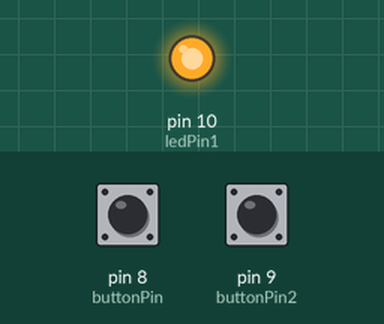
This sketch was run on a simulated Arduino Uno, built with avr-gcc and run on an emulated ATmega328P. Parts: output pins drawn as LEDs (lit = HIGH). The test bench sets the inputs (shaded band); at power-on: pin 8 (buttonPin) HIGH, pin 9 (buttonPin2) HIGH. Random numbers use the default seed unless the sketch sets one; pins used as bus, display or sensor lines are not drawn; what the sketch prints to the serial monitor is not drawn.

Above: at 0.1 s.
At 6.2 s:
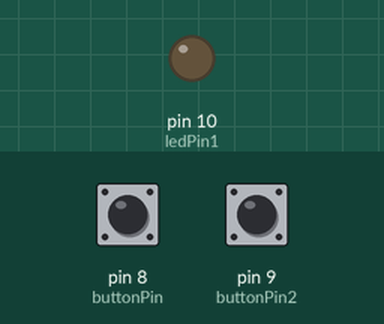
6.3 s: pin 8 (buttonPin) pulled LOW for 0.15 s
8.5 s: pin 9 (buttonPin2) pulled LOW for 0.15 s
10.1 s: pin 8 (buttonPin) driven LOW and pin 9 (buttonPin2) driven LOW
11.6 s: pin 8 (buttonPin) pulsed HIGH 5 times (0.12 s each, 0.3 s apart)
Timing chart, 0 to 14.6 s (numbered marks = the images above; inputs shaded):
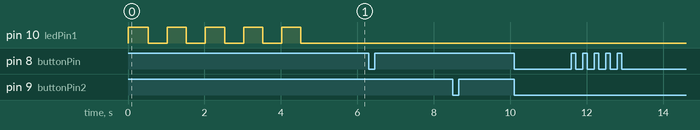

The sketch:

MASTER.ino
```cpp
const int CS = 4; // MCP2003 CS pin
const int buttonPin = 8; // button1 pin
const int buttonPin2 = 9; // button2 pin
const int ledPin1 = 10; // LED1 pin

//declare variables/ constants/ etc
char inByte[9]; // array to store the received data (1Sync, 1ID, 8data, 1checksum)

//declary FACTORY possible counter start positions
const int counter_array[5] = {0x00, 0x10, 0x20, 0x30, 0x40}; // stored counter start points
int start_counter; //global variable to store the counter start point - once definied

//buttons logic
const unsigned long debounceDelay = 50; // 50ms debounce delay
int buttonState = HIGH;
int lastButtonState = HIGH;
int buttonState2 = HIGH;
int lastButtonState2 = HIGH;

unsigned long lastDebounceTime = 0;

unsigned long previousMillis = 0;  // will store the last time the temperature was requested
const long interval = 2000;  // interval at which to request temperature (milliseconds)

void setup() {
    Serial.begin(9600); // initialize serial communication

    pinMode(buttonPin, INPUT_PULLUP);
    pinMode(buttonPin2, INPUT_PULLUP);
    pinMode(ledPin1, OUTPUT);

    pinMode(CS, OUTPUT); // set CS pin as output
    digitalWrite(CS, HIGH); // set CS pin to HIGH -> activating MCP2003 (ready mode)
    digitalWrite(ledPin1, HIGH); // turn LED1 on

    // Initialize the random num gen, using analogue pin 0 as a seed for entropy
    randomSeed(analogRead(0));
    //counter initilisation mechanism
    int randomIndex = random(5); // random number between 0 and 4, since there are 5 possible counter start points

    Serial.write(0x55); // send sync byte (01010101) to LIN bus -> would be interpreted by HW
    Serial.write(0x3B); // 0x3B is ID for MASTER counter sync init -> sending this ID forces the SLAVES to receive the counter start point
    for (int i = 0; i < 8; i++) {
        if (i == 0) {
            Serial.write(randomIndex); // send random counter start point to LIN bus
        } else {
            Serial.write(0x00); // padding
        }
    }

    // Access a random element from the array
    int start_counter = counter_array[randomIndex];

    delay(25); // wait for 25ms
    // Flash the LED randomIndex times
    for (int i = 0; i <= randomIndex; i++) {
        digitalWrite(ledPin1, HIGH); // turn LED1 on
        delay(500); // wait for 500ms
        digitalWrite(ledPin1, LOW); // turn LED1 off
        delay(500); // wait for 500ms before next flash
    }

    previousMillis = millis();  // initialize previousMillis

    digitalWrite(ledPin1, LOW); // ensure LED1 is off at the end of setup phase
}

///////////////////////// MASTER TRANSMIT FUNCTIONS //////////////////////////

void master_transmit_data(byte id, byte data[], int dataSize){
    Serial.write(0x55); // send sync byte to LIN bus (01010101)
    Serial.write(id); // send ID to LIN bus
    if (dataSize > 0) { // only send data if arraySize is greater than 0
        for (int i = 0; i < 8; i++) { // loop through each byte in data
            if (i < dataSize && data[i] != 0x00) { // if data is not blank
                Serial.write(data[i]); // send DATA to LIN bus
            } else {
                Serial.write(0x00); // send padding byte
            }
        }
    }
}

void master_transmit(byte id){
    Serial.write(0x55); // send sync byte to LIN bus (01010101)
    Serial.write(id); // send ID to LIN bus
}

///////////////////////// BUTTON HANDLING FUNCTIONS //////////////////////////

// Function to handle button debounce
bool debounceButton(int buttonPin, int &buttonState, int &lastButtonState, unsigned long &lastDebounceTime) {
    int reading = digitalRead(buttonPin);
    if (reading != lastButtonState) {
        lastDebounceTime = millis();
    }
    if ((millis() - lastDebounceTime) > debounceDelay) {
        if (reading != buttonState) {
            buttonState = reading;
            return true;
        }
    }
    lastButtonState = reading;
    return false;
}

// Function to handle button press with data
void handleButton(int buttonPin, int &buttonState, int &lastButtonState, unsigned long &lastDebounceTime, byte id, byte data[], int dataSize) {
    if (debounceButton(buttonPin, buttonState, lastButtonState, lastDebounceTime) && buttonState == LOW) {
        master_transmit_data(id, data, dataSize);
    }
}

// Overloaded function to handle button press without data
void handleButton(int buttonPin, int &buttonState, int &lastButtonState, unsigned long &lastDebounceTime, byte id) {
    if (debounceButton(buttonPin, buttonState, lastButtonState, lastDebounceTime) && buttonState == LOW) {
        master_transmit(id);
    }
}

///////////////////////////// MASTER LISTENING FUNCTION ///////////////////////////////

bool master_validate_checksum(byte data[], int dataSize){
    byte checksum = 0; // initialize checksum
    for (int i = 0; i < dataSize - 1; i++) { // loop through each byte in data, except the last one
        checksum += data[i]; // add to checksum
    }
    // Calculate checksum: invert the 8-bit sum of all bytes
    checksum = ~checksum;

    // Compare calculated checksum with received checksum
    if (checksum == data[dataSize - 1]) {
        // Checksum is correct, data is valid
        return true;
    } else {
        // Checksum is incorrect, data is invalid
        return false;
    }
}

void master_listen(){

    if (Serial.available() >= 1) { /// changin this from 2 to 1 -> allows for odd num  of bytes
        Serial.readBytes(inByte,1);
        switch (inByte[0]){
            case 0x55: // if the sync is detected, the next must be the ID
                Serial.readBytes(inByte,1);
                switch (inByte[0]) {
                    case 0x02: // if ID is 0x02 -> itself in this case
                        Serial.readBytes(inByte,9); // or changing it to read 9 bytes... ONLY ON MASTER

                        // if master_validate_checksum function returns true (passing the inByte array and its size as arguments)
                        // sending the DATA and the CHECKSUM (8 bytes of data, 1 checksum byte)
                        if (master_validate_checksum(inByte, 9)) {
                            // do this, if true (if the checksum is correct)
                            digitalWrite(ledPin1, HIGH);
                            //delay(500);
                            digitalWrite(ledPin1, LOW);

                            // Print the inByte array's contents in hexadecimal format
                            for (int i = 0; i < 9; i++) {
                                Serial.print(inByte[i], HEX);
                                Serial.print(" "); // optional: print a space for readability
                            }
                            Serial.println(); // print a newline for readability


                            float temp, humidity;

                            // Copy the first 4 bytes from inByte to temp
                            memcpy(&temp, inByte, 4);

                            // Copy the next 4 bytes from inByte to humidity
                            memcpy(&humidity, inByte + 4, 4);

                            // Print the temperature and humidity
                            Serial.print("Temperature: ");
                            Serial.println(temp);
                            Serial.print("Humidity: ");
                            Serial.println(humidity);
                        }

                        break;
                break;
        }
    }
}}


void loop() {

    unsigned long currentMillis = millis();

    if (currentMillis - previousMillis >= interval) {
        // save the last time the temperature was requested
        previousMillis = currentMillis;

        // request temperature by sending 0x02 as the ID
        master_transmit(0x02);
    }

    byte id = 0x01; //id
    byte data[] = {0x10, 0x11, 0x12}; //data
    int dataSize = sizeof(data);
    handleButton(buttonPin, buttonState, lastButtonState, lastDebounceTime, id, data, dataSize);

    byte id3 = 0x03;
    handleButton(buttonPin2, buttonState2, lastButtonState2, lastDebounceTime, id3);
    master_listen(); // listen for response -> function performs required action

}
```

Measured:
- after the input at 6.3 s, every drawn part: stays the same
- after the input at 8.5 s, every drawn part: stays the same
- after the input at 10.1 s, every drawn part: stays the same
- after the input at 11.6 s, every drawn part: stays the same
